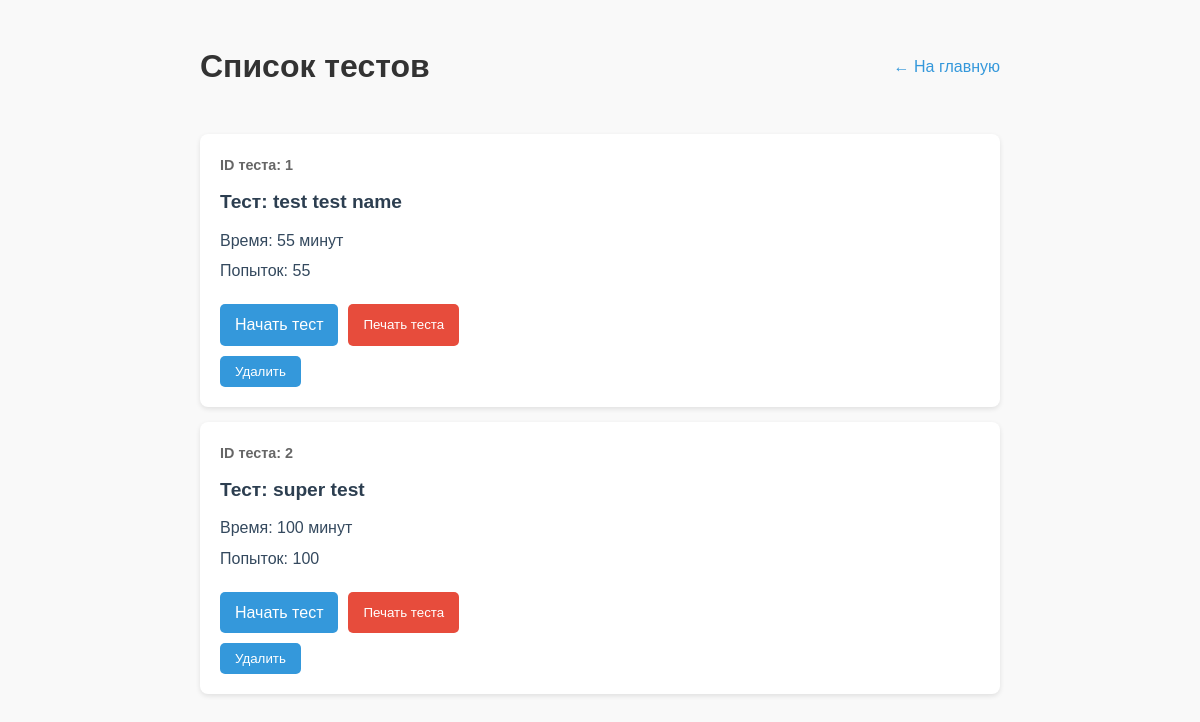
/tests (signed in), run on the app's committed database.
### tables this page shows
CREATE TABLE tests (id INTEGER PRIMARY KEY AUTOINCREMENT, time INTEGER NOT NULL, attempts INTEGER NOT NULL, tasks_id TEXT NOT NULL, access_code TEXT, test_name TEXT);

### app.py (the view)
@app.route('/tests')
def view_tests():
    if 'user_id' not in session:
        return redirect(url_for('login'))
    tests = get_all_tests()
    conn = sqlite3.connect(DB_PATH)
    cursor = conn.cursor()
    cursor.execute("SELECT 1 FROM teachers WHERE user_id = ?", (session['user_id'],))
    is_teacher = cursor.fetchone() is not None
    conn.close()
    return render_template('tests.html', tests=tests,
        is_teacher=is_teacher, user=session.get('user_info'))

### app.py (called while the page is built)
def get_all_tests():
    conn = sqlite3.connect(DB_PATH)
    cursor = conn.cursor()
    cursor.execute("SELECT * FROM tests")
    tests = cursor.fetchall()
    conn.close()
    return tests

### templates/tests.html (shortened to what this page needs)
<!DOCTYPE html>
<html lang="ru">
<head>
</head>
<body>
    <div class="header">
        <h1>Список тестов</h1>
        <a href="/" class="back-link">← На главную</a>
    </div>
    {% if tests %}
        {% for test in tests %}
        {% if not test[4] or user.username != 'Гость' %}
        <div class="test">
            <div class="test-id">ID теста: {{ test[0] }}</div>
            <div class="test-title">Тест: {{ test[5] }}</div>
            <div class="test-info">Время: {{ test[1] }} минут</div>
            <div class="test-info">Попыток: {{ test[2] }}</div>
            <div class="test-actions">
                <a href="{{ url_for('start_test', test_id=test[0]) }}" class="btn">Начать тест</a>
                {% if is_teacher %}
                    <button onclick="printTest({{ test[0] }})" class="btn btn-pdf">
                        Печать теста
                    </button>
                {% endif %}
            </div>
            {% if user.username == 'admin' %}
            <form method="POST" action="{{ url_for('admin_delete_test', test_id=test[0]) }}" style="display: inline;">
                <button type="submit" class="btn btn-danger" onclick="return confirm('Вы уверены, что хотите удалить этот тест?')">
                     Удалить
                </button>
            </form>
            {% endif %}
        </div>
        {% endif %}
        {% endfor %}
    {% else %}
        <div class="no-tests">
            Тесты не найдены. Вы можете создать новый тест.
        </div>
    {% endif %}
</body>
</html>

### templates/tests.html (style rules this page uses)
body { font-family: Arial, sans-serif; line-height: 1.6; margin: 0; padding: 20px; max-width: 800px; margin: 0 auto; background-color: #f9f9f9; }
.header { display: flex; justify-content: space-between; align-items: center; margin-bottom: 20px; }
h1 { color: #333; }
.back-link { color: #3498db; text-decoration: none; }
.test { background: white; margin: 15px 0; padding: 20px; border-radius: 8px; box-shadow: 0 2px 5px rgba(0,0,0,0.1); }
.test-id { font-weight: bold; color: #666; font-size: 0.9em; }
.test-title { font-size: 1.2em; color: #2c3e50; margin: 10px 0; font-weight: bold; }
.test-info { margin: 5px 0; color: #34495e; }
.btn { display: inline-block; padding: 8px 15px; background-color: #3498db; color: white; border: none; border-radius: 5px; text-decoration: none; margin-top: 10px; }
.test-actions { display: flex; gap: 10px; margin-top: 10px; }
.btn-pdf { background-color: #e74c3c; color: white; }

### data on the page
tests: id "1", test_name "test test name", time "55", attempts "55"
tests: id "2", test_name "super test", time "100", attempts "100"
